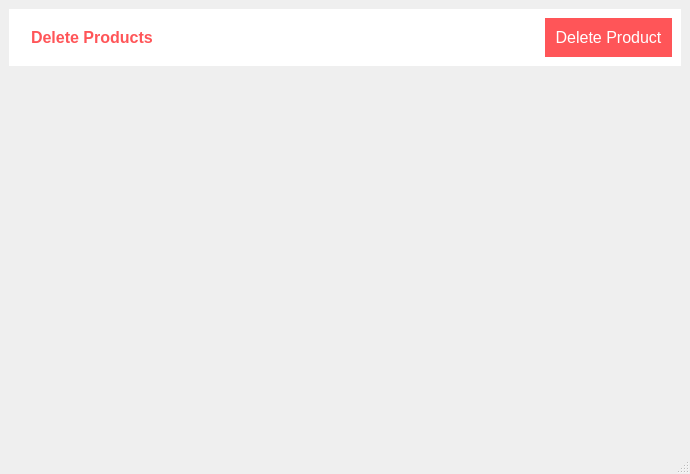
<?xml version="1.0" encoding="UTF-8"?>
<ui version="4.0">
 <class>DeleteProduct</class>
 <widget class="QMainWindow" name="DeleteProduct">
  <property name="geometry">
   <rect>
    <x>0</x>
    <y>0</y>
    <width>690</width>
    <height>474</height>
   </rect>
  </property>
  <property name="windowTitle">
   <string>Delete Products</string>
  </property>
  <property name="windowIcon">
   <iconset>
    <normalon>:/resources/dashboard-icons/product-delete.svg</normalon>
   </iconset>
  </property>
  <property name="styleSheet">
   <string notr="true"/>
  </property>
  <widget class="QWidget" name="centralwidget">
   <layout class="QHBoxLayout" name="horizontalLayout">
    <item>
     <layout class="QVBoxLayout" name="verticalLayout">
      <item>
       <widget class="QFrame" name="gridFrame">
        <property name="sizePolicy">
         <sizepolicy hsizetype="Preferred" vsizetype="Fixed">
          <horstretch>0</horstretch>
          <verstretch>0</verstretch>
         </sizepolicy>
        </property>
        <property name="styleSheet">
         <string notr="true">background-color: rgb(255, 255, 255);</string>
        </property>
        <layout class="QHBoxLayout" name="horizontalLayout_2">
         <item>
          <widget class="QLabel" name="label_2">
           <property name="sizePolicy">
            <sizepolicy hsizetype="Fixed" vsizetype="Fixed">
             <horstretch>0</horstretch>
             <verstretch>0</verstretch>
            </sizepolicy>
           </property>
           <property name="text">
            <string/>
           </property>
           <property name="pixmap">
            <pixmap resource="resources.qrc">:/resources/dashboard-icons/product-delete.svg</pixmap>
           </property>
           <property name="scaledContents">
            <bool>true</bool>
           </property>
          </widget>
         </item>
         <item>
          <widget class="QLabel" name="label">
           <property name="font">
            <font>
             <pointsize>12</pointsize>
             <bold>true</bold>
            </font>
           </property>
           <property name="styleSheet">
            <string notr="true">color: rgb(255, 85, 88);</string>
           </property>
           <property name="text">
            <string>Delete Products</string>
           </property>
          </widget>
         </item>
         <item>
          <widget class="QPushButton" name="Delete_Product_btn">
           <property name="sizePolicy">
            <sizepolicy hsizetype="Fixed" vsizetype="Fixed">
             <horstretch>0</horstretch>
             <verstretch>0</verstretch>
            </sizepolicy>
           </property>
           <property name="font">
            <font>
             <pointsize>12</pointsize>
            </font>
           </property>
           <property name="styleSheet">
            <string notr="true">QPushButton{
	color: rgb(255, 255, 255);
	background-color: rgb(255, 85, 88);
	border:none;
	padding:10px;
}
QPushButton:hover{
	background-color: rgb(194, 65, 69);
}</string>
           </property>
           <property name="text">
            <string>Delete Product</string>
           </property>
          </widget>
         </item>
        </layout>
       </widget>
      </item>
      <item>
       <widget class="QFrame" name="frame">
        <property name="styleSheet">
         <string notr="true">QTableView {
    border: 1px solid #d3d3d3;  /* Border around the entire table */
    selection-background-color: #a1c4fd;  /* Background color for selected cells */
    selection-color: white;  /* Text color for selected cells */
    alternate-background-color: #f2f2f2;  /* Background color for alternate rows */
    gridline-color: #cccccc;  /* Color of gridlines separating cells */
    background-color: #ffffff;  /* Background color of the table */
}

/* Styling for individual cells */
QTableView::item {
    padding: 2px;  /* Padding inside each cell */
	font-size:12px;
    color: black;  /* Default text color */
    background-color: white;  /* Default background color of cells */
}

/* Styling for selected cells */
QTableView::item:selected {
    background-color: rgb(255, 85, 88);  /* Background color for selected cells */
    color: white;  /* Text color for selected cells */
}

/* Row Styling (for alternate rows) */
QTableView::item:alternate {
    background-color: #f9f9f9;  /* Background color for alternate rows */
}

/* Styling for header cells */
QHeaderView::section {
    background-color: #2c3e50;  /* Header background color */
    color: white;  /* Header text color */
    padding: 5px;  /* Padding for header cells */
    font-weight: bold;  /* Bold font for header text */
    text-align: center;  /* Center-align header text */
}

/* Header horizontal lines */
QHeaderView::section:horizontal {
    border-right: 1px solid #d3d3d3;  /* Border between header cells */
}

/* For sorting indicators in the header */
QHeaderView::indicator:checked {
    background-color: #0078d4;  /* Sorting indicator background color */
}
</string>
        </property>
        <layout class="QHBoxLayout" name="table_horizontalLayout"/>
       </widget>
      </item>
     </layout>
    </item>
   </layout>
  </widget>
  <widget class="QMenuBar" name="menubar">
   <property name="geometry">
    <rect>
     <x>0</x>
     <y>0</y>
     <width>690</width>
     <height>21</height>
    </rect>
   </property>
  </widget>
  <widget class="QStatusBar" name="statusbar"/>
 </widget>
 <resources>
  <include location="resources.qrc"/>
 </resources>
 <connections/>
</ui>
